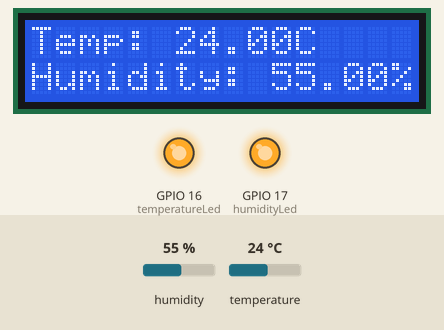
Recording of a sketch running on a simulated ESP32. Shown: 16×2 character LCD, output pins drawn as LEDs (lit = HIGH). The test bench sets the inputs (shaded band); at power-on: humidity 55 %, temperature 24 °C. WiFi joins after 1.5 s; servers stay silent unless stated; not simulated (calls return 0 or success): secrets.h; what the sketch prints to the serial monitor is not drawn.

Above: at 4.1 s.
4.2 s: humidity set to 52 %
At 6.8 s:
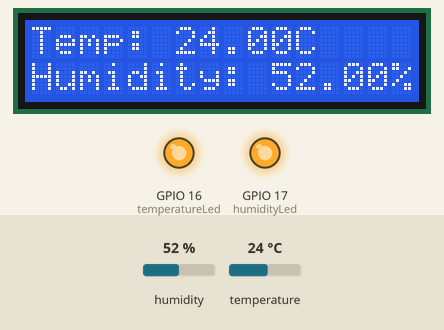
7.1 s: humidity set to 49 %
At 8.5 s:
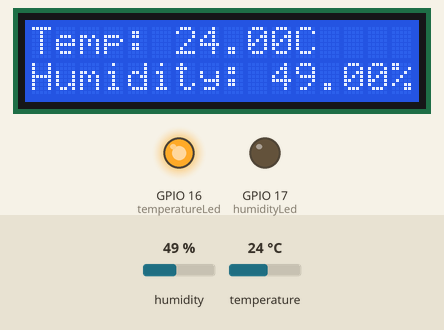
9.1 s: humidity set to 27 %
At 10.0 s:
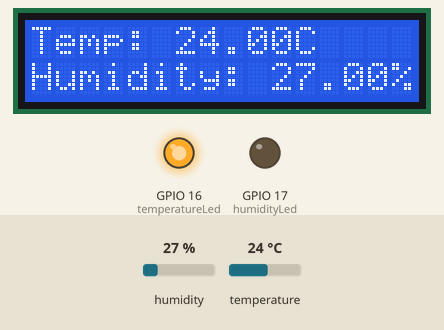
11.1 s: humidity set to 24 %
At 12.7 s:
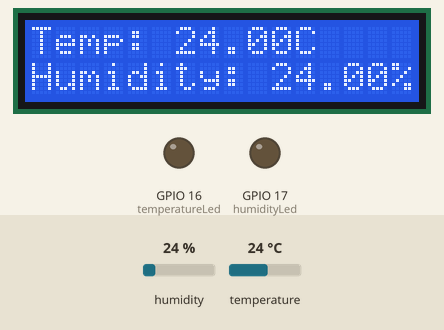
13.2 s: temperature set to 12 °C
At 14.2 s:
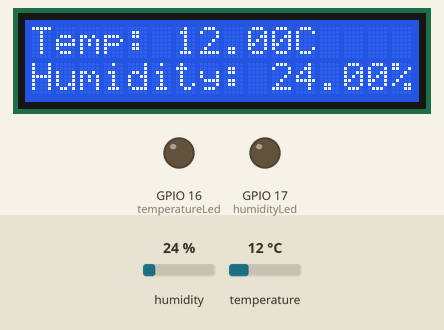
Timing chart, 0 to 16.2 s (numbered marks = the images above; inputs shaded):
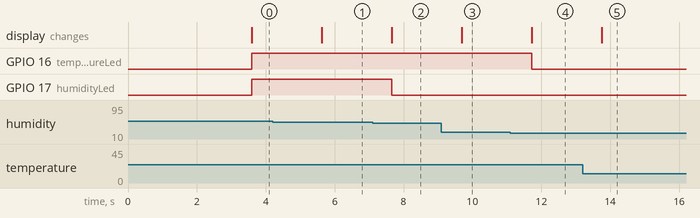

Measured:
- the behaviour switches between 51 and 50 % on humidity (found by bisection; images 1 and 2)
- the behaviour switches between 26 and 25 % on humidity (found by bisection; images 3 and 4)
- after the input at 4.2 s, the display: changes after 1.4 s (image 1)
- after the input at 7.1 s, GPIO 17 (humidityLed): HIGH → LOW after 0.56 s; the display: changes after 0.56 s (image 2)
- after the input at 9.1 s, the display: changes after 0.59 s (image 3)
- after the input at 11.1 s, GPIO 16 (temperatureLed): HIGH → LOW after 0.63 s; the display: changes after 0.63 s (image 4)
- after the input at 13.2 s, the display: changes after 0.56 s (image 5)

The sketch:

eps32_lcd_server.ino
```cpp
// (licence header left out)
#include <stdlib.h>
#include <WiFi.h>
#include <AsyncTCP.h>
#include <ESPAsyncWebServer.h>
#include <LiquidCrystal_I2C.h>
#include <Wire.h>
#include <Adafruit_Sensor.h>
#include <DHT.h>
#include <DHT_U.h>
#include "secrets.h"

const int humidityLed = 17;
const int temperatureLed = 16;

bool humididyLedStatus = LOW;
bool temperatureLedStatus = LOW;

int lcdColumns = 16;
int lcdRows = 2;

#define I2C_SDA 23
#define I2C_SCL 19

LiquidCrystal_I2C lcd(0x27, lcdColumns, lcdRows);

#define DHTTYPE DHT11

#define DHTPIN 4

DHT_Unified dht(DHTPIN, DHTTYPE);

AsyncWebServer server(80);

const char* PARAM_INPUT_1 = "input1";
const char* PARAM_INPUT_2 = "input2";

const char index_html[] PROGMEM = R"rawliteral(
<!DOCTYPE HTML><html><head>
  <title>ESP Input Form</title>
  <meta name="viewport" content="width=device-width, initial-scale=1">
  </head><body>
    <form action="/get">
      temperature target: <input type="text" name="input1">
      <input type="submit" value="Submit">
    </form><br>
    <form action="/get">
      humidity target: <input type="text" name="input2">
      <input type="submit" value="Submit">
    </form><br>
  </body></html>)rawliteral";

void notFound(AsyncWebServerRequest *request) {
  request->send(404, "text/plain", "Not found");
}

int targetTemperature = 25;
int targetHumidity = 50;

uint32_t delayMS;

void setup() {
  Serial.begin(115200);
  Wire.begin(I2C_SDA, I2C_SCL, 100000);
  pinMode(humidityLed, OUTPUT);
  pinMode(temperatureLed, OUTPUT);
    // initialize LCD
  lcd.init();
    // turn on LCD backlight
  lcd.backlight();
  WiFi.mode(WIFI_STA);
  WiFi.begin(ssid, password);
  if (WiFi.waitForConnectResult() != WL_CONNECTED) {
    Serial.println("WiFi Failed!");
    return;
  }
  Serial.println();
  Serial.print("IP Address: ");
  Serial.println(WiFi.localIP());

  sensor_t sensor;
  dht.temperature().getSensor(&sensor);
  dht.humidity().getSensor(&sensor);

  delayMS = sensor.min_delay / 1000;

  // Send web page with input fields to client
  server.on("/", HTTP_GET, [](AsyncWebServerRequest *request){
    request->send_P(200, "text/html", index_html);
  });

  // Send a GET request to <ESP_IP>/get?input1=<inputMessage>
  server.on("/get", HTTP_GET, [] (AsyncWebServerRequest *request) {
    // GET input1 value on <ESP_IP>/get?input1=<inputMessage>
    String inputValue;
    if (request->hasParam(PARAM_INPUT_1)) {
      inputValue = request->getParam(PARAM_INPUT_1)->value();
      targetTemperature = atoi(PARAM_INPUT_1);
    request->send(200, "text/html", "You set your target temperature to"
                                     + inputValue +
                                     "<br><a href=\"/\">Return to Home Page</a>");
    } else if (request->hasParam(PARAM_INPUT_2)) {
      inputValue = request->getParam(PARAM_INPUT_2)->value();
      targetHumidity = atoi(PARAM_INPUT_2);
      request->send(200, "text/html", "You set your target humidity to"
                                     + inputValue +
                                     "<br><a href=\"/\">Return to Home Page</a>");
    }
    else {
      targetHumidity = 50;
      targetTemperature = 25;
    }
  });
  server.onNotFound(notFound);
  server.begin();
}

void loop() {
  delay(delayMS);
  // Get temperature event and print its value.
  sensors_event_t event;
  dht.temperature().getEvent(&event);
  if (isnan(event.temperature)) {
    Serial.println(F("Error reading temperature!"));
  }
  else {
    Serial.print(F("Temperature: "));
    Serial.print(event.temperature);
    Serial.println(F("°C"));
    lcd.setCursor(0, 0);
    lcd.print("Temp: ");
    lcd.print(event.temperature);
    lcd.print("C");
  }
  // Get humidity event and print its value.
  dht.humidity().getEvent(&event);
  if (isnan(event.relative_humidity)) {
    Serial.println(F("Error reading humidity!"));
  }
  else {
    Serial.print(F("Humidity: "));
    Serial.print(event.relative_humidity);
    Serial.println(F("%"));
    lcd.setCursor(0,1);
    lcd.print("Humidity: ");
    lcd.print(event.relative_humidity);
    lcd.print("%");
  }

  if (targetTemperature < event.temperature) {
    digitalWrite(temperatureLed, HIGH);
  } else {
    digitalWrite(temperatureLed, LOW);
  }

  if (targetHumidity < event.relative_humidity) {
    digitalWrite(humidityLed, HIGH);
  } else {
    digitalWrite(humidityLed, LOW);
  }
}
```
